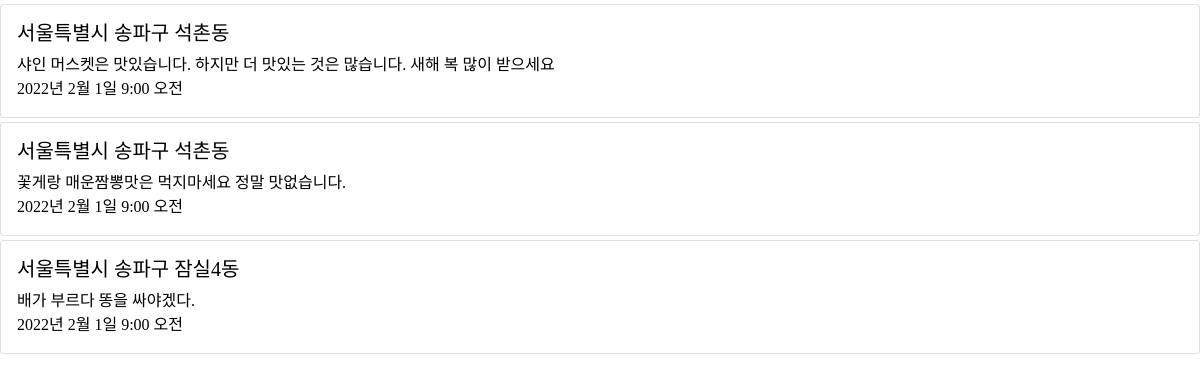
/personallist/2, run on the app's committed database.
### local/models.py (models this page shows, shortened)
class gossip_table(models.Model):
    gpsX=models.FloatField()
    gpsY=models.FloatField()
    address=models.CharField(max_length=50)
    writeDate=models.DateTimeField()
    kakaochat=models.CharField(max_length=50)
    tokenID=models.CharField(max_length=200)
    userID=models.CharField(max_length=20)
    imageURL=models.CharField(max_length=200)
    memo=models.TextField()
    userFID=models.ForeignKey(user_table,on_delete=models.CASCADE)

### local/views.py (the view)
# urls.py: path('personallist/<str:userid>',views.myList,name='mylist'),
def myList(request,userid):
    personallist=gossip_table.objects.filter(userID=userid).order_by('-writeDate')[:40]
    context={
        "personaldata":personallist,
        "uid":userid,
    }
    return render(request,'personallist.html',context)

### templates/personallist.html (shortened to what this page needs)
<!DOCTYPE html>
<html lang="en">
<head>
</head>
<link href="https://cdn.jsdelivr.net/npm/bootstrap@5.1.3/dist/css/bootstrap.min.css" rel="stylesheet">
<body>
    {% for showdata in personaldata %}
    <a href="/showmemo/{{showdata.pk}}/{{uid}}">
    <div class="card mt-1">
        <div class="card-body">
          <h5 class="card-title">{{ showdata.address }}</h5>
          <p class="card-text">{{ showdata.memo }}</p>
          {{ showdata.writeDate }}
        </div>
      </div>
    </a>
      {% endfor %}
</body>
</html>

### templates/personallist.html (style rules this page uses)
html, body { width:100%; height:100%; margin:0px; font-family:궁서; }
a { text-decoration-line: none; color:black; }

### data on the page
gossip_table: address "서울특별시 송파구 석촌동", memo "샤인 머스켓은 맛있습니다. 하지만 더 맛있는 것은 많습니다. 새해 복 많이 받으세요", writeDate "2022년 2월 1일 9:00 오전"
gossip_table: address "서울특별시 송파구 석촌동", memo "꽃게랑 매운짬뽕맛은 먹지마세요 정말 맛없습니다.", writeDate "2022년 2월 1일 9:00 오전"
gossip_table: address "서울특별시 송파구 잠실4동", memo "배가 부르다 똥을 싸야겠다.", writeDate "2022년 2월 1일 9:00 오전"
